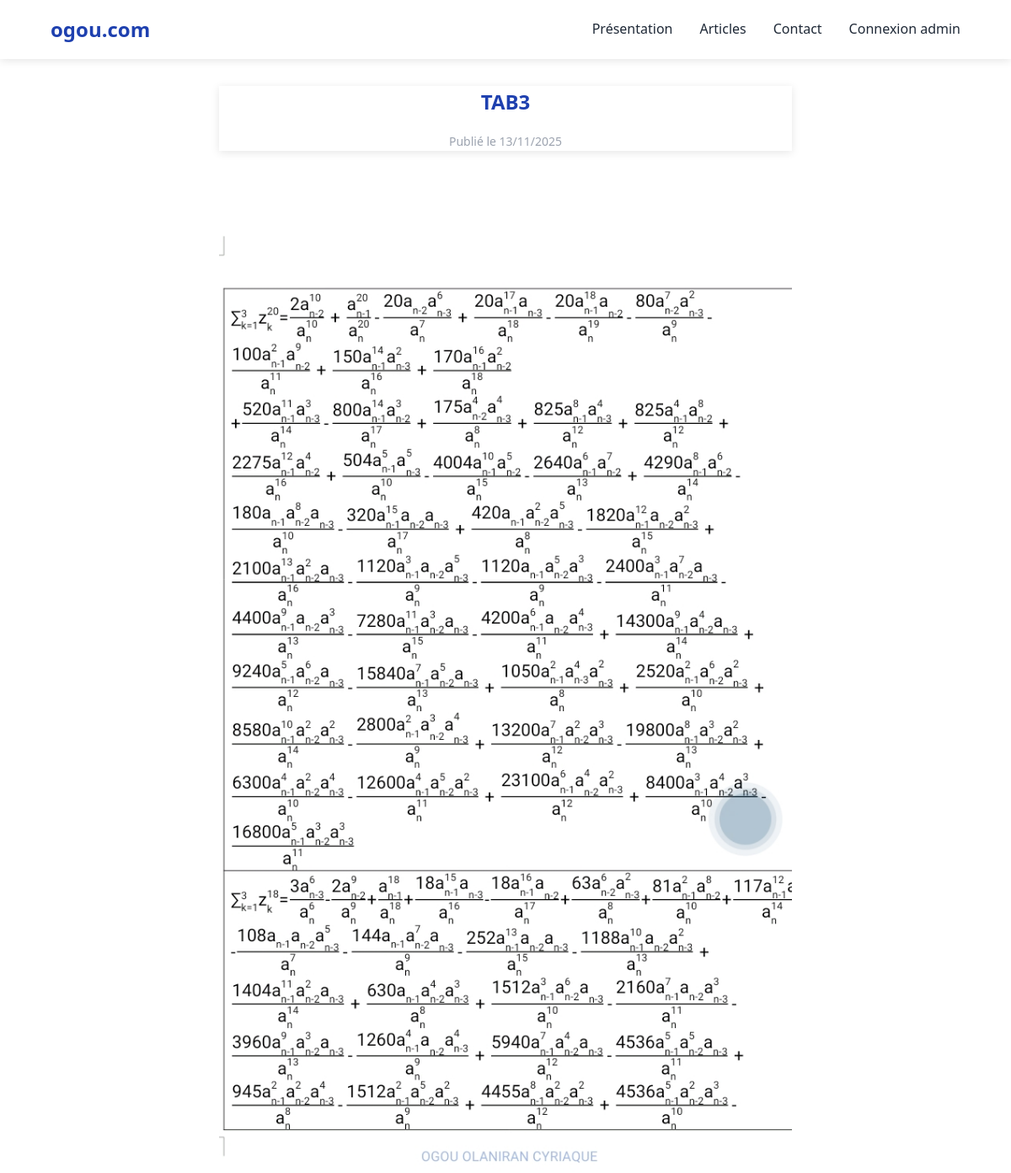
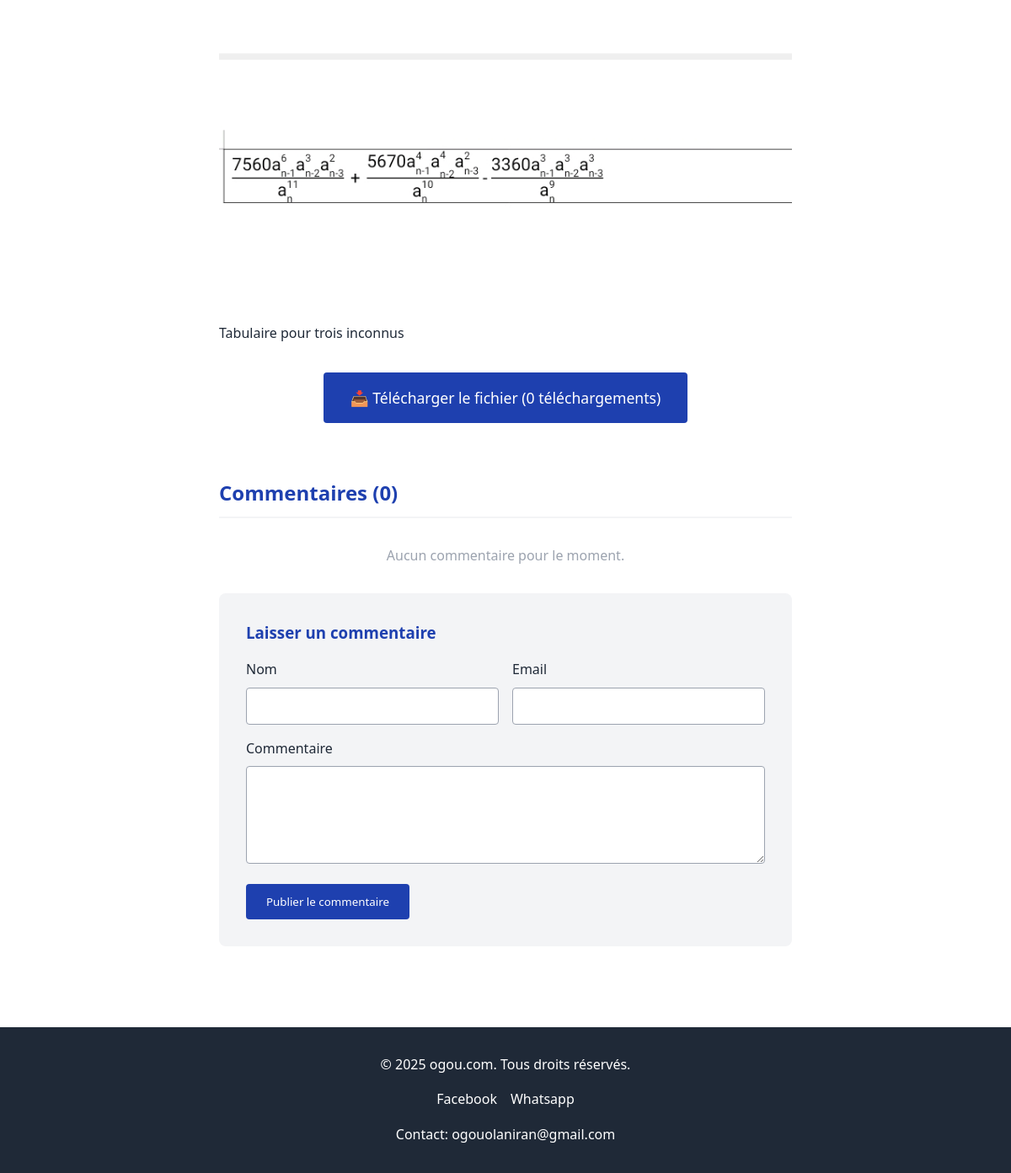
Page /article/tab3/ on the committed database (2 pictures, top to bottom).
### blog/models.py (models this page shows, shortened)
class Article(models.Model):
    title = models.CharField(max_length=200, verbose_name="Titre")
    slug = models.SlugField(unique=True)
    content = models.TextField(verbose_name="Contenu")
    excerpt = models.TextField(max_length=500, verbose_name="Extrait")
    image = models.ImageField(upload_to='articles/images/', blank=True, null=True, verbose_name="Image")
    file = models.FileField(upload_to='articles/files/', blank=True, null=True, verbose_name="Fichier à télécharger")
    created_at = models.DateTimeField(auto_now_add=True, verbose_name="Date de création")
    updated_at = models.DateTimeField(auto_now=True, verbose_name="Date de modification")
    is_published = models.BooleanField(default=True, verbose_name="Publié")
    class Meta:
        verbose_name = "Article"
        verbose_name_plural = "Articles"
        ordering = ['-created_at']
    def get_download_count(self):
        return self.downloads.count()

### blog/views.py (the view)
# urls.py: path('article/<slug:slug>/', views.ArticleDetailView.as_view(), name='article_detail'),
class ArticleDetailView(DetailView):
    model = Article
    template_name = 'blog/article_detail.html'
    context_object_name = 'article'
    def get_queryset(self):
        return Article.objects.filter(is_published=True)
    def get_context_data(self, **kwargs):
        context = super().get_context_data(**kwargs)
        context['comment_form'] = CommentForm()
        context['reply_form'] = CommentReplyForm()
        comments = self.object.comments.filter(is_approved=True).prefetch_related('replies')
        context['comments'] = comments
        return context

### blog/forms.py
class CommentForm(forms.ModelForm):
    class Meta:
        model = Comment
        fields = ['author_name', 'author_email', 'content']
        widgets = {
            'author_name': forms.TextInput(attrs={'class': 'form-control'}),
            'author_email': forms.EmailInput(attrs={'class': 'form-control'}),
            'content': forms.Textarea(attrs={'class': 'form-control', 'rows': 4, 'placeholder': 'Votre commentaire...'}),
        }

class CommentReplyForm(forms.ModelForm):
    class Meta:
        model = CommentReply
        fields = ['content']
        widgets = {
            'content': forms.Textarea(attrs={'class': 'form-control', 'rows': 3, 'placeholder': 'Votre réponse...'}),
        }

### blog/templates/blog/article_detail.html (shortened to what this page needs)
{% extends 'base.html' %}
{% load static %}
{% block content %}
<article style="max-width: 800px; margin: 0 auto; padding: 2rem 5%;">
    <header style="text-align: center; margin-bottom: 2rem;">
        <h1 style="color: #1e40af; margin-bottom: 1rem;">{{ article.title }}</h1>
        <div style="color: #9ca3af; font-size: 0.875rem;">
            Publié le {{ article.created_at|date:"d/m/Y" }}
        </div>
    </header>
    {% if article.image %}
    <div style="margin-bottom: 2rem;">
        <img src="{{ article.image.url }}" alt="{{ article.title }}" style="width: 100%; border-radius: 8px;">
    </div>
    {% endif %}
    <div style="line-height: 1.8; margin-bottom: 2rem;">
        {{ article.content|linebreaks }}
    </div>
    {% if article.file %}
    <div style="text-align: center; margin: 2rem 0;">
        <a href="{% url 'download_file' article.id %}" style="display: inline-block; background-color: #1e40af; color: white; padding: 1rem 2rem; border-radius: 4px; text-decoration: none; font-weight: 500; font-size: 1.1rem;">
            📥 Télécharger le fichier ({{ article.get_download_count }} téléchargements)
        </a>
    </div>
    {% endif %}
    <section style="margin-top: 4rem;">
        <h2 style="color: #1e40af; margin-bottom: 2rem; border-bottom: 2px solid #f3f4f6; padding-bottom: 0.5rem;">
            Commentaires ({{ comments.count }})
        </h2>
        {% for comment in comments %}
        <div style="background-color: #f3f4f6; padding: 1.5rem; border-radius: 8px; margin-bottom: 1.5rem;">
            <div style="display: flex; justify-content: space-between; margin-bottom: 0.5rem;">
                <strong style="color: #1e40af;">{{ comment.author_name }}</strong>
                <span style="color: #9ca3af; font-size: 0.875rem;">{{ comment.created_at|date:"d/m/Y à H:i" }}</span>
            </div>
            <p style="margin-bottom: 1rem;">{{ comment.content }}</p>
            {% for reply in comment.replies.all %}
            <div style="background-color: rgba(30, 64, 175, 0.1); margin-top: 1rem; padding: 1rem; border-radius: 8px; border-left: 3px solid #1e40af;">
                <div style="display: flex; justify-content: space-between; margin-bottom: 0.5rem;">
                    <strong style="color: #1e40af;">{{ reply.author_name }}</strong>
                    <span style="color: #9ca3af; font-size: 0.875rem;">{{ reply.created_at|date:"d/m/Y à H:i" }}</span>
                </div>
                <p>{{ reply.content }}</p>
            </div>
            {% endfor %}
            {% if user.is_authenticated %}
            <button onclick="toggleReplyForm({{ comment.id }})" style="background-color: #1e40af; color: white; border: none; padding: 0.5rem 1rem; border-radius: 4px; cursor: pointer; margin-top: 1rem;">
                Répondre
            </button>
            <form id="reply-form-{{ comment.id }}" method="POST" action="{% url 'add_reply' comment.id %}" style="display: none; margin-top: 1rem;">
                {% csrf_token %}
                <div>
                    <textarea name="content" rows="3" placeholder="Votre réponse..." style="width: 100%; padding: 0.75rem; border: 1px solid #9ca3af; border-radius: 4px; resize: vertical;"></textarea>
                </div>
                <button type="submit" style="background-color: #1e40af; color: white; border: none; padding: 0.5rem 1rem; border-radius: 4px; cursor: pointer; margin-top: 0.5rem;">
                    Publier la réponse
                </button>
            </form>
            {% endif %}
        </div>
        {% empty %}
        <p style="text-align: center; color: #9ca3af;">Aucun commentaire pour le moment.</p>
        {% endfor %}
        <div style="background-color: #f3f4f6; padding: 2rem; border-radius: 8px; margin-top: 2rem;">
            <h3 style="color: #1e40af; margin-bottom: 1rem;">Laisser un commentaire</h3>
            <form method="POST" action="{% url 'add_comment' article.id %}">
                <div style="display: grid; grid-template-columns: 1fr 1fr; gap: 1rem; margin-bottom: 1rem;">
                    <div>
                        <label style="display: block; margin-bottom: 0.5rem; font-weight: 500;">Nom</label>
                        <input type="text" name="author_name" required style="width: 100%; padding: 0.75rem; border: 1px solid #9ca3af; border-radius: 4px;">
                    </div>
                    <div>
                        <label style="display: block; margin-bottom: 0.5rem; font-weight: 500;">Email</label>
                        <input type="email" name="author_email" required style="width: 100%; padding: 0.75rem; border: 1px solid #9ca3af; border-radius: 4px;">
                    </div>
                </div>
                <div style="margin-bottom: 1rem;">
                    <label style="display: block; margin-bottom: 0.5rem; font-weight: 500;">Commentaire</label>
                    <textarea name="content" rows="5" required style="width: 100%; padding: 0.75rem; border: 1px solid #9ca3af; border-radius: 4px; resize: vertical;"></textarea>
                </div>
                <button type="submit" style="background-color: #1e40af; color: white; border: none; padding: 0.75rem 1.5rem; border-radius: 4px; cursor: pointer; font-weight: 500;">
                    Publier le commentaire
                </button>
            </form>
        </div>
    </section>
</article>
{% endblock %}

### blog/templates/base.html (style rules this page uses)
:root { --blue: #1e40af; --light-blue: #3b82f6; --white: #ffffff; --black: #1f2937; --red: #dc2626; --light-gray: #f3f4f6; --gray: #9ca3af; }
* { margin: 0; padding: 0; box-sizing: border-box; font-family: 'Segoe UI', Tahoma, Geneva, Verdana, sans-serif; }
body { background-color: var(--white); color: var(--black); line-height: 1.6; }
header { background-color: var(--white); box-shadow: 0 2px 10px rgba(0, 0, 0, 0.1); position: sticky; top: 0; z-index: 100; }

### rows in the picture
Article: title "TAB3", created_at "13/11/2025", image (picture), content "Tabulaire pour trois inconnus", get_download_count "0"

### other values in the picture
{{ comments.count }} "0"
